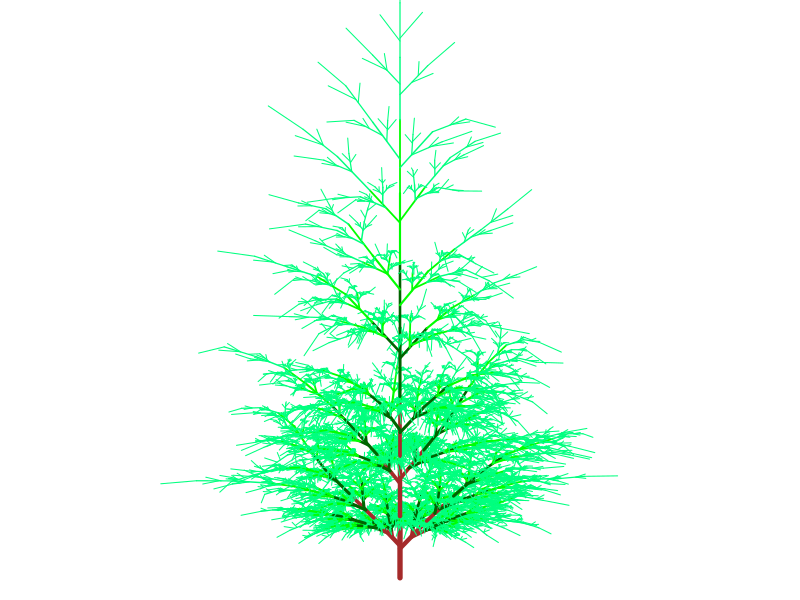

R code for this plot:
#Christmas Tree for R coding! 메리크리스마스 ^^7
part <- list(x0=0,y0=0,x1=0,y1=1,
             branch1=NULL,branch2=NULL,extend=NULL,
             lwd=1,depth=0,col='springgreen')

par(mfrow=c(1,1),mar=c(5, 4, 4, 2) + 0.1)
segplot <- function(tree) {
  if (is.null(tree)) return()
  segments(tree$x0,tree$y0,tree$x1,tree$y1,
           col=tree$col,
           lwd=tree$lwd)
  segplot(tree$branch1)
  segplot(tree$branch2)
  segplot(tree$extend)
}
#segplot(part)

grow <- function(tree) {
  if (is.null(tree) ) return(NULL)
  
  tree$lwd=tree$lwd*1.2
  if (tree$lwd>2.5) tree$col <- 'brown'
  if (is.null(tree$extend)) {
    tree$extend <- list(
      x0=tree$x1,
      y0=tree$y1,
      x1=rnorm(1,1,.03)*(2*tree$x1-tree$x0),
      y1=(rnorm(1,.98,.02)+.02*(tree$x1==tree$x0))*(2*tree$y1-tree$y0),
      branch1=NULL,
      branch2=NULL,
      extend=NULL,
      lwd=1,
      depth=tree$depth,
      col=tree$col
    )
    length=sqrt((tree$x1-tree$x0)^2 + (tree$y1-tree$y0)^2)
    angle <- asin((tree$x1-tree$x0)/length)
    branch <- list(
      x0=(tree$x1+tree$x0)/2,
      y0=(tree$y1+tree$y0)/2,
      branch1=NULL,
      branch2=NULL,
      extend=NULL,
      lwd=1,
      depth=tree$depth,
      col=tree$col
    )
    shift <- rnorm(2,.5,.1)
    branch$x0 <- shift[1]*tree$x1+(1-shift[1])*tree$x0
    branch$y0 <- shift[1]*tree$y1+(1-shift[1])*tree$y0
    length=length*rnorm(1,.5,.05)
    co <- runif(1,.35,.45)
    branch$x1 <- branch$x0+sin(angle+co)*length
    
    branch$y1 <- branch$y0+cos(angle+co)*length
    tree$branch1 <- branch
    branch$x0 <- shift[2]*tree$x1+(1-shift[2])*tree$x0
    branch$y0 <- shift[2]*tree$y1+(1-shift[2])*tree$y0
    co <- runif(1,.35,.45)
    branch$x1 <- branch$x0+sin(angle-co)*length
    branch$y1 <- branch$y0+cos(angle-co)*length
    tree$branch2 <- branch    
  } else {
    tree$branch1 <- grow(tree$branch1)
    tree$branch2 <- grow(tree$branch2)
    tree$extend <- grow(tree$extend)
  }
  tree$depth <- tree$depth+1
  if (tree$depth>2)  tree$col <- 'green'
  if (tree$depth>4)  tree$col <- 'darkgreen'
  if (tree$depth>6)  tree$col <- 'brown'
  
  tree
}
tree <- part
for (i in 1:9) tree <- grow(tree) 
par(mar=c(0,0,0,0))
plot(x=c(-3,3),y=c(0,9),type='n',axes=FALSE,xlab='',ylab='')
segplot(tree)